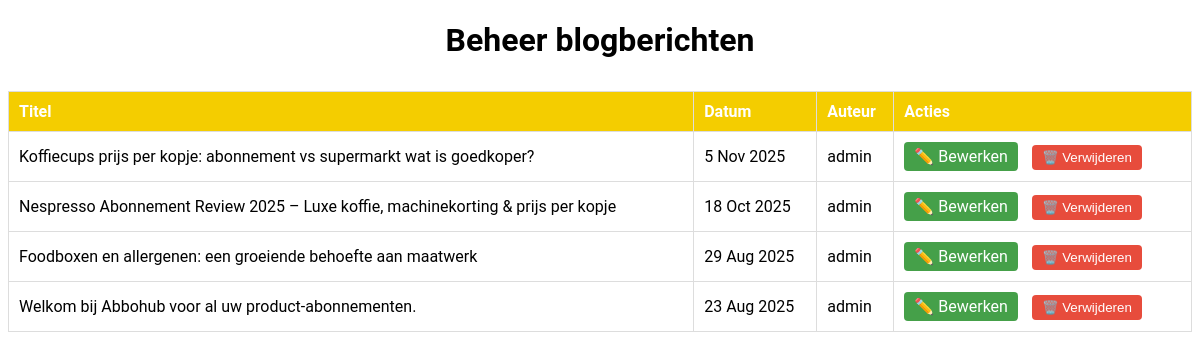
Page /admin/blog (signed in) on the earlier database version.
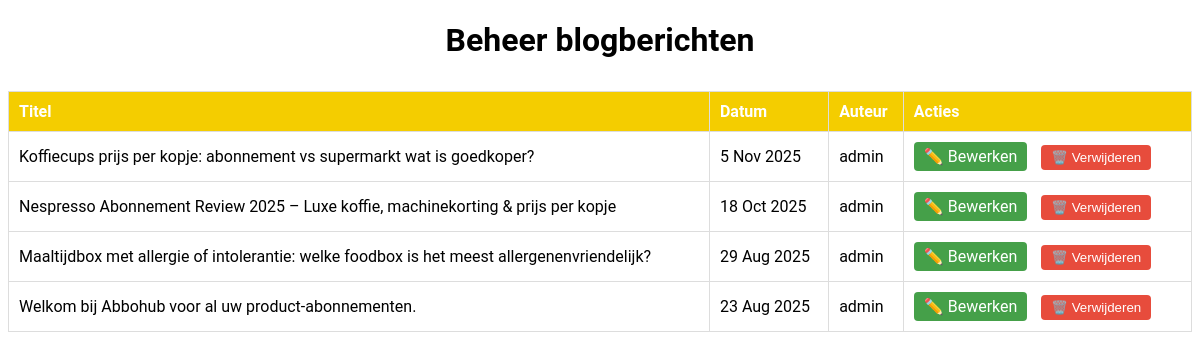
Same page on the later database version.
### app.py (models this page shows)
class BlogPost(db.Model):
    __tablename__ = "blog_post"
    id = db.Column(db.Integer, primary_key=True)
    titel = db.Column(db.String(150), nullable=False)
    slug = db.Column(db.String(150), unique=True, nullable=False, index=True)
    inhoud = db.Column(db.Text, nullable=False)
    afbeelding = db.Column(db.String(255))
    video_url = db.Column(db.String(255))
    datum = db.Column(db.DateTime, default=db.func.now())
    auteur_id = db.Column(db.Integer, db.ForeignKey('user.id'))
    auteur = db.relationship('User', backref='blogposts')
    categorieen = db.relationship('Categorie', secondary=blogpost_categorie, lazy='dynamic')
    subcategorieen = db.relationship('Subcategorie', secondary=blogpost_subcategorie, lazy='dynamic')
    abonnementen = db.relationship('Abonnement', secondary=blogpost_abonnement, lazy='dynamic')

class User(UserMixin, db.Model):
    id = db.Column(db.Integer, primary_key=True)
    username = db.Column(db.String(50), nullable=False, unique=True)
    password_hash = db.Column(db.String(255), nullable=False)
    is_admin = db.Column(db.Boolean, default=False)

### app.py (the view)
@app.route('/admin/blog', endpoint='admin_blog_overzicht')
@login_required
def admin_blog_overzicht_v2():
    if not current_user.is_admin:
        abort(403)
    posts = BlogPost.query.order_by(BlogPost.datum.desc()).all()
    return render_template('admin_blog_overzicht.html', posts=posts)

### app.py (called while the page is built)
@login_manager.user_loader
def load_user(user_id):
    return User.query.get(int(user_id))

@app.before_request
def enforce_trailing_slash():
    if request.path.startswith("/blog") and not request.path.endswith("/"):
        return redirect(request.path + "/", code=301)

### templates/admin_blog_overzicht.html (shortened to what this page needs)
<!DOCTYPE html>
<html lang="nl">
<head>
  <link rel="stylesheet" href="{{ url_for('static', filename='css/styles.css') }}">
</head>
<body>
  <h1 style="text-align: center;">Beheer blogberichten</h1>
  <table>
    <thead>
      <tr>
        <th>Titel</th>
        <th>Datum</th>
        <th>Auteur</th>
        <th>Acties</th>
      </tr>
    </thead>
    <tbody>
      {% for post in posts %}
      <tr>
        <td>{{ post.titel }}</td>
        <td>{{ post.datum.strftime('%d %b %Y').lstrip('0') }}</td>
        <td>{{ post.auteur.username if post.auteur else 'Onbekend' }}</td>
        <td class="acties">
          <a href="{{ url_for('blog_bewerken', post_id=post.id) }}" class="btn-bewerk">✏️ Bewerken</a>
          <form method="POST" action="{{ url_for('blog_verwijderen', post_id=post.id) }}" onsubmit="return confirm('Weet je zeker dat je dit blogbericht wilt verwijderen?');">
            <button type="submit" class="btn-verwijder">🗑️ Verwijderen</button>
          </form>
        </td>
      </tr>
      {% endfor %}
    </tbody>
  </table>
</body>
</html>

Differences in the rows shown:
changed BlogPost: titel "Foodboxen en allergenen: een groeiende behoefte aan maatwerk" → "Maaltijdbox met allergie of intolerantie: welke foodbox is het meest allergenenvriendelijk?"
